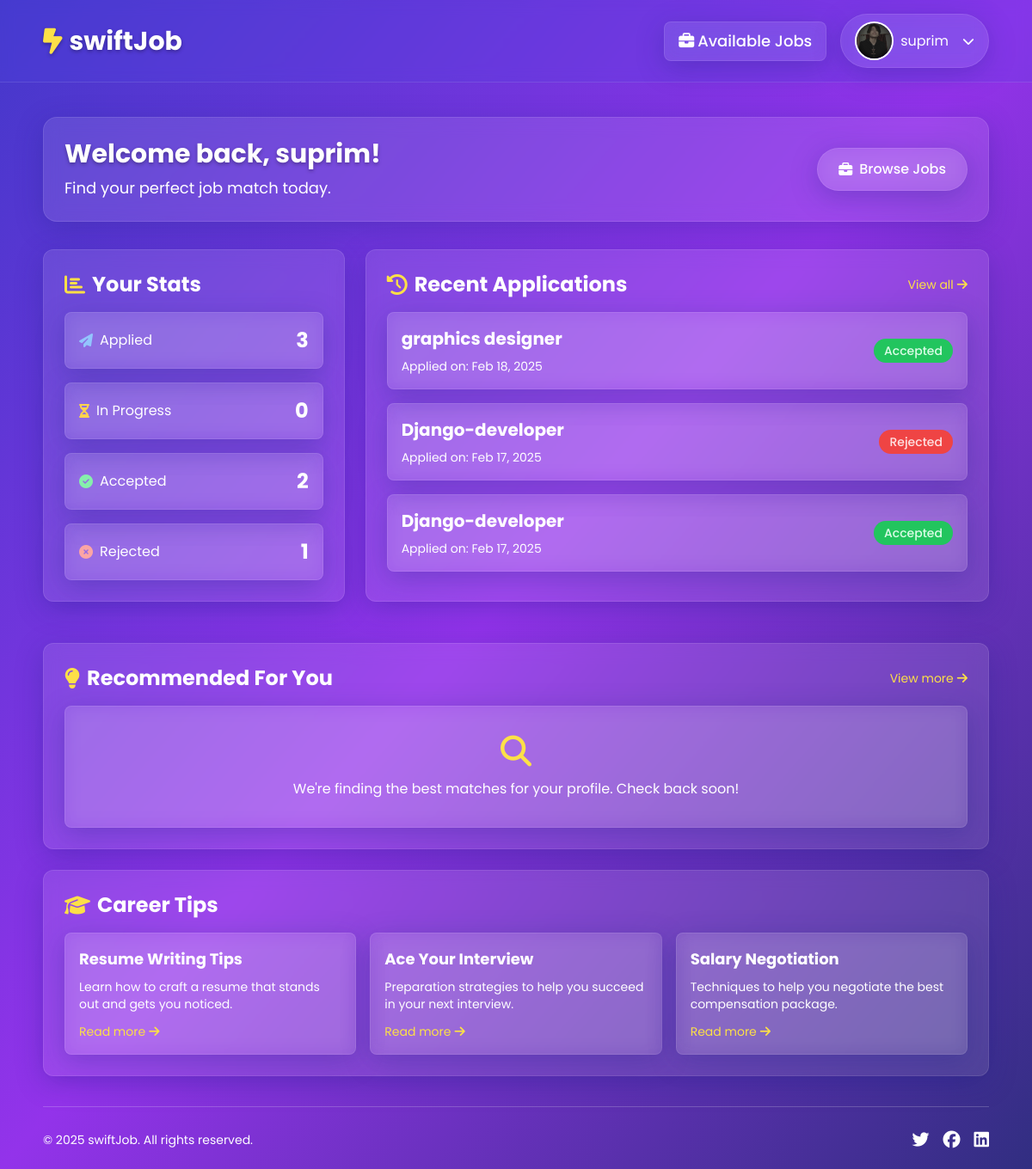
The page /job/seeker-dashbaord/ (signed in) on the database as committed earlier.
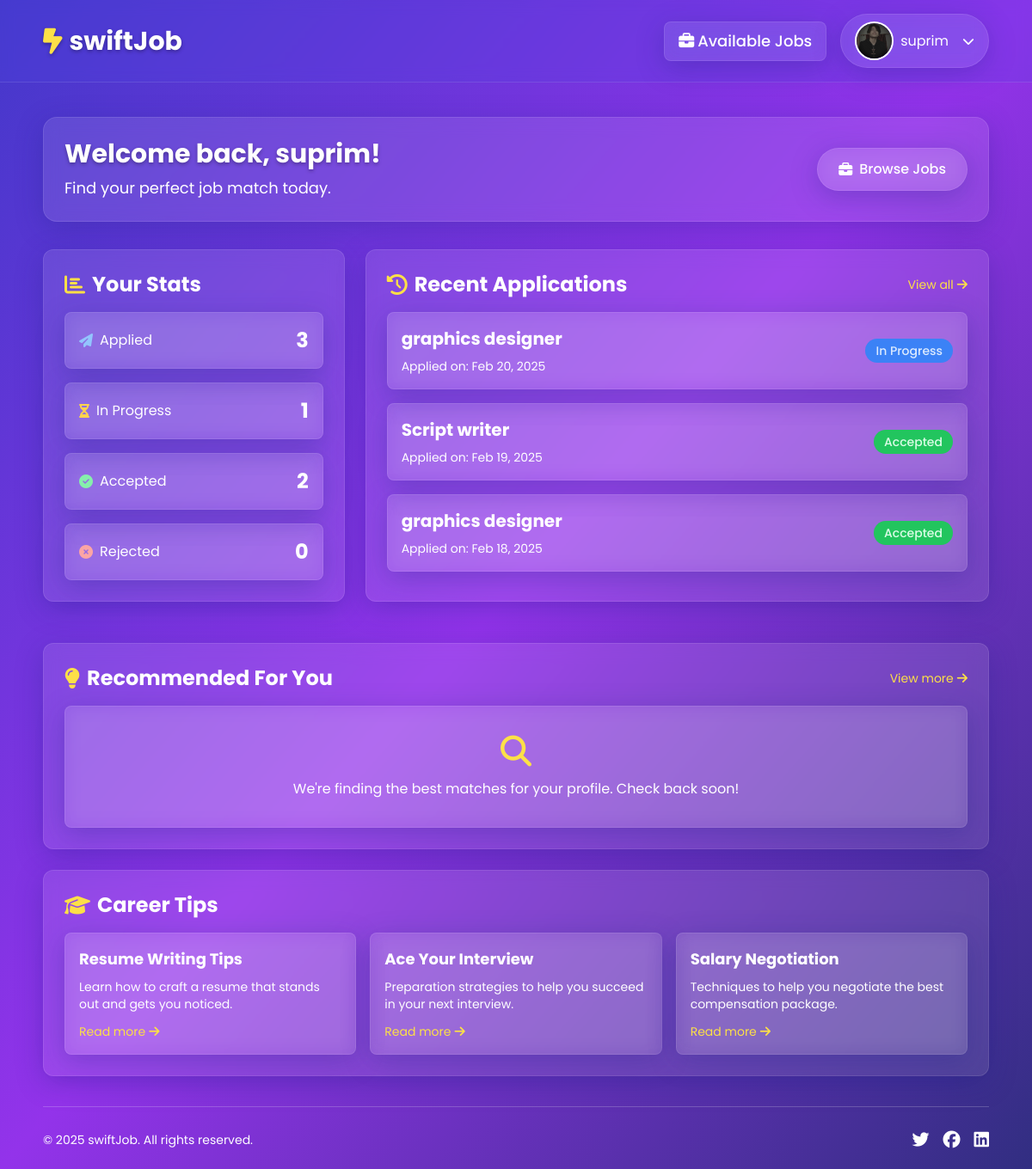
The same page on the database as committed later.
### application/models.py (models this page shows, shortened)
class Apply(models.Model):
    STATUS_CHOICES = [
        ('in_progress', 'In Progress'),
        ('accepted', 'Accepted'),
        ('rejected', 'Rejected')
    ]
    job = models.ForeignKey(JobCreation, on_delete=models.CASCADE)
    applicant = models.ForeignKey(User,on_delete=models.CASCADE)
    cover_letter = models.TextField()
    resume = models.FileField(upload_to='resume/',null=True,blank=True)
    date_applied = models.DateTimeField(auto_now_add=True)
    status = models.CharField(max_length=20, choices=STATUS_CHOICES, default='in_progress')

### job/models.py (models this page shows, shortened)
class JobCreation(models.Model):
    job_creator = models.ForeignKey(User, on_delete=models.CASCADE)
    job_title = models.CharField(max_length=200)
    category = models.ForeignKey(Category, on_delete=models.CASCADE)
    job_description = models.TextField()
    min_price = models.IntegerField(validators=[MinValueValidator(0)],default=0)
    max_price = models.IntegerField(validators=[MinValueValidator(0)])
    min_time = models.IntegerField(validators=[MinValueValidator(0)])
    max_time = models.IntegerField(validators=[MinValueValidator(0)])
    location = models.CharField(max_length=50,null=True,blank=True)
    required_skills = models.ManyToManyField(Skill)
    experience = models.ForeignKey(Experience, on_delete=models.SET_NULL,null=True,blank=True)
    created_at = models.DateTimeField(auto_now_add=True)
    slug = models.SlugField(unique=True,null=True,blank=True)

### job/views.py (the view)
# urls.py: path('seeker-dashbaord/',views.job_seeker_view,name='job-seeker'),
def job_seeker_view(request):
    jobs = JobCreation.objects.all().order_by('-created_at')
    applications = Apply.objects.filter(applicant=request.user).order_by('-date_applied')[:3]
    experiences = Experience.objects.all()
    applications_count = Apply.objects.filter(applicant=request.user).count()
    in_progress_count = Apply.objects.filter(applicant=request.user, status='in_progress').count()
    accepted_count = Apply.objects.filter(applicant=request.user, status='accepted').count()
    rejected_count = Apply.objects.filter(applicant=request.user, status='rejected').count()
    context = {
        'jobs':jobs,
        'recent_applications':applications,
        'experiences':experiences,
        'applications_count':applications_count,
        'in_progress_count':in_progress_count,
        'accepted_count':accepted_count,
        'rejected_count':rejected_count
    }
    return render(request,'job/job_seeker.html',context)

### job/templates/job/job_seeker.html (shortened to what the changed rows need)
{% extends 'base.html' %}
{% load static %}
{% block content %}
<div class="text-white">
    <div class="glass-effect p-6 xs-p-4 rounded-2xl mb-8 xs-mb-5">
        <div class="flex flex-col md:flex-row justify-between items-center gap-4">
            <div>
                <h1 class="text-3xl xs-text-2xl font-bold mb-2 text-shadow">Welcome back, {{ user.first_name|default:user.username }}!</h1>
            </div>
        </div>
    </div>
    <div class="grid grid-cols-1 lg:grid-cols-3 gap-6 xs-gap-4">
        <div class="glass-effect p-6 xs-p-4 rounded-xl">
            <h2 class="text-2xl xs-text-xl font-bold mb-4 flex items-center gap-2">
                <i class="fa-solid fa-chart-bar text-yellow-300"></i> Your Stats
            </h2>
            <div class="space-y-4">
                <div class="glass-effect p-4 xs-p-3 rounded-lg flex justify-between items-center">
                    <span class="flex items-center gap-2">
                        <i class="fa-solid fa-hourglass-half text-amber-300"></i>
                        <span>In Progress</span>
                    </span>
                    <span class="font-bold text-2xl xs-text-xl">{{ in_progress_count|default:"0" }}</span>
                </div>
                <div class="glass-effect p-4 xs-p-3 rounded-lg flex justify-between items-center">
                    <span class="flex items-center gap-2">
                        <i class="fa-solid fa-times-circle text-red-300"></i>
                        <span>Rejected</span>
                    </span>
                    <span class="font-bold text-2xl xs-text-xl">{{ rejected_count|default:"0" }}</span>
                </div>
            </div>
        </div>
        <div class="glass-effect p-6 xs-p-4 rounded-xl lg:col-span-2">
            <div class="flex justify-between items-center mb-4">
                <h2 class="text-2xl xs-text-xl font-bold flex items-center gap-2">
                    <i class="fa-solid fa-history text-yellow-300"></i> Recent Applications
                </h2>
            </div>
            {% if recent_applications %}
                <div class="space-y-4">
                    {% for application in recent_applications %}
                    <div class="glass-effect p-4 xs-p-3 rounded-lg hover-scale transition-all duration-300">
                        <div class="flex flex-col md:flex-row justify-between gap-2">
                            <div>
                                <h3 class="font-bold text-xl xs-text-lg mb-1">{{ application.job.job_title }}</h3>
                                <p class="text-sm xs-text-xs">Applied on: {{ application.date_applied|date:"M d, Y" }}</p>
                            </div>
                            <div class="flex items-center mt-2 md:mt-0">
                                {% if application.status == 'pending' %}
                                    <span class="bg-yellow-500 text-yellow-900 py-1 px-3 rounded-full text-sm xs-text-xs font-medium">Pending</span>
                                {% elif application.status == 'in_progress' %}
                                    <span class="bg-blue-500 text-blue-100 py-1 px-3 rounded-full text-sm xs-text-xs font-medium">In Progress</span>
                                {% elif application.status == 'accepted' %}
                                    <span class="bg-green-500 text-green-100 py-1 px-3 rounded-full text-sm xs-text-xs font-medium">Accepted</span>
                                {% elif application.status == 'rejected' %}
                                    <span class="bg-red-500 text-red-100 py-1 px-3 rounded-full text-sm xs-text-xs font-medium">Rejected</span>
                                {% endif %}
                            </div>
                        </div>
                    </div>
                    {% endfor %}
                </div>
            {% endif %}
        </div>
        <div class="glass-effect p-6 xs-p-4 rounded-xl lg:col-span-3 mt-6">
            <div class="flex justify-between items-center mb-4">
                <h2 class="text-2xl xs-text-xl font-bold flex items-center gap-2">
                    <i class="fa-solid fa-lightbulb text-yellow-300"></i> Recommended For You
                </h2>
            </div>
        </div>
    </div>
    <div class="glass-effect p-6 xs-p-4 rounded-xl mt-6">
        <h2 class="text-2xl xs-text-xl font-bold mb-4 flex items-center gap-2">
            <i class="fa-solid fa-graduation-cap text-yellow-300"></i> Career Tips
        </h2>
    </div>
</div>
{% endblock content %}

Rows that differ between the two databases and show on the page:
removed Apply: job.job_title "Django-developer", date_applied "Feb 17, 2025", status "Rejected"
removed Apply: job.job_title "Django-developer", date_applied "Feb 17, 2025", status "Accepted"
added Apply: job.job_title "graphics designer", date_applied "Feb 20, 2025", status "In Progress"
added Apply: job.job_title "Script writer", date_applied "Feb 19, 2025", status "Accepted"
Other text that changed with them:
{{ in_progress_count|default:"0" }}: "0" → "1"
{{ rejected_count|default:"0" }}: "1" → "0"
